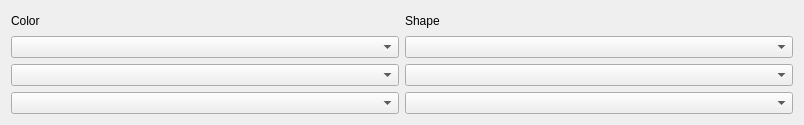
                     <widget class="QWidget" name="scrollAreaWidgetContents_10">
                      <property name="geometry">
                       <rect>
                        <x>0</x>
                        <y>0</y>
                        <width>804</width>
                        <height>125</height>
                       </rect>
                      </property>
                      <layout class="QGridLayout" name="gridLayout_62">
                       <item row="0" column="0">
                        <widget class="QLabel" name="label_7">
                         <property name="text">
                          <string>Color</string>
                         </property>
                        </widget>
                       </item>
                       <item row="0" column="1">
                        <widget class="QLabel" name="label_8">
                         <property name="text">
                          <string>Shape</string>
                         </property>
                        </widget>
                       </item>
                       <item row="1" column="0">
                        <widget class="QComboBox" name="comboBox_27"/>
                       </item>
                       <item row="1" column="1">
                        <widget class="QComboBox" name="comboBox_28"/>
                       </item>
                       <item row="2" column="0">
                        <widget class="QComboBox" name="comboBox_29"/>
                       </item>
                       <item row="2" column="1">
                        <widget class="QComboBox" name="comboBox_30"/>
                       </item>
                       <item row="3" column="0">
                        <widget class="QComboBox" name="comboBox_31"/>
                       </item>
                       <item row="3" column="1">
                        <widget class="QComboBox" name="comboBox_32"/>
                       </item>
                      </layout>
                     </widget>
